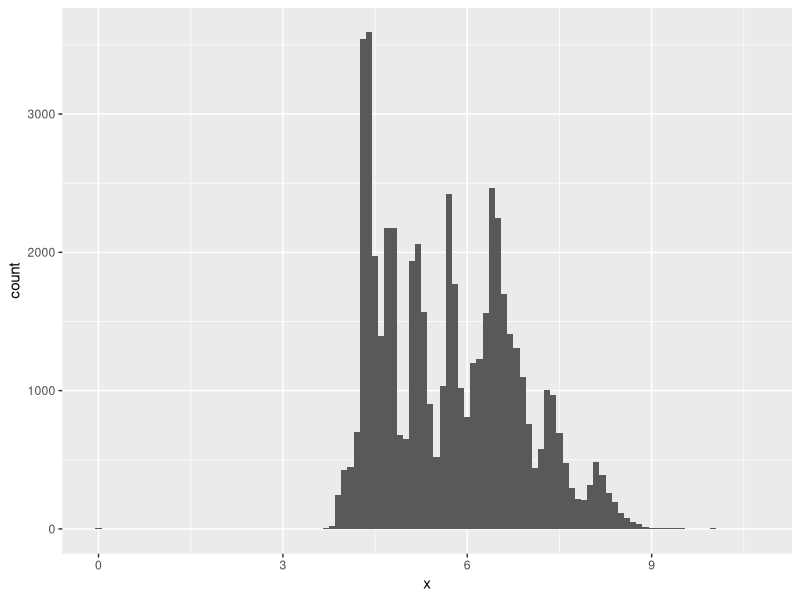
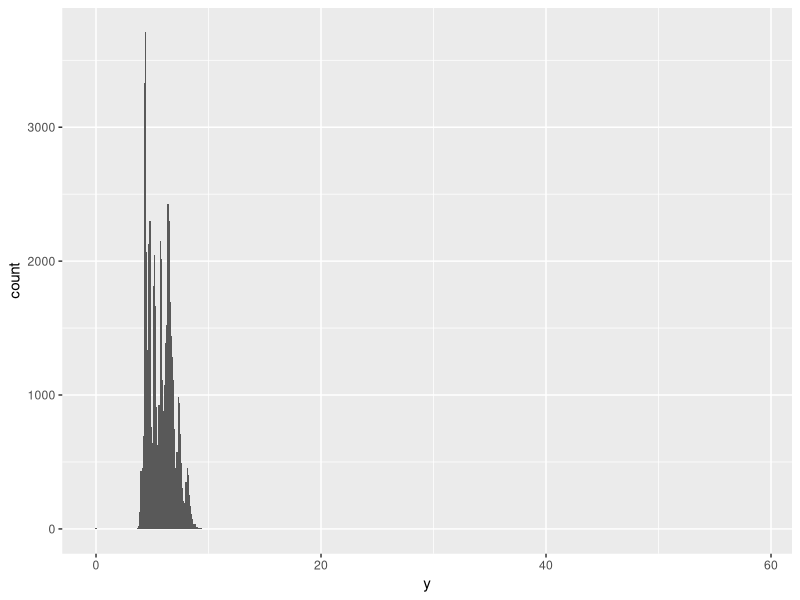
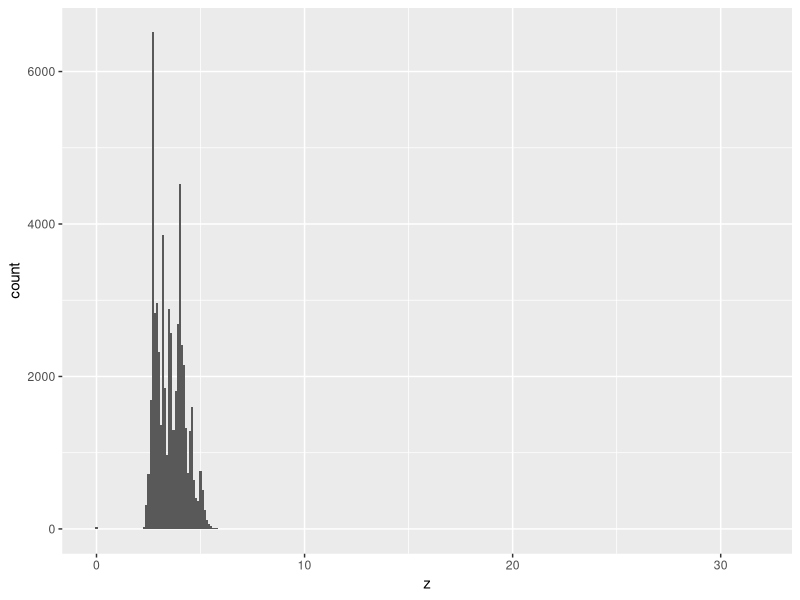
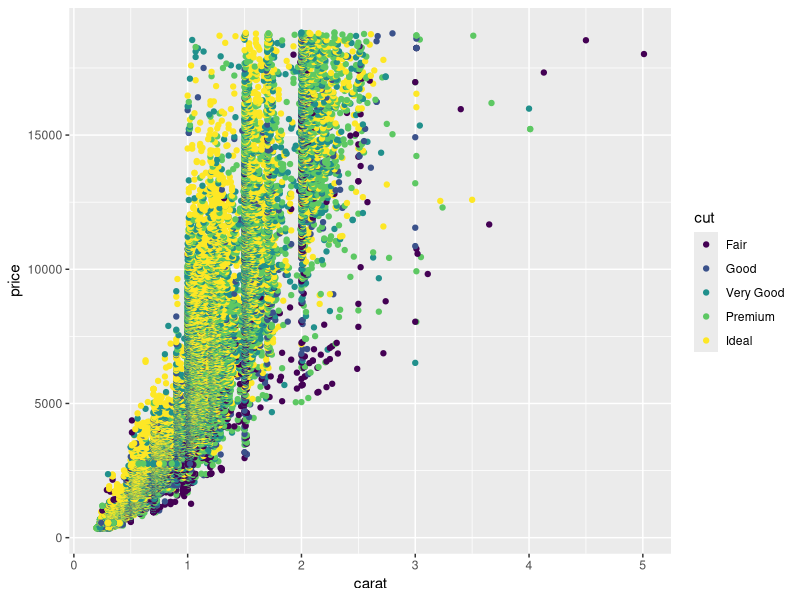
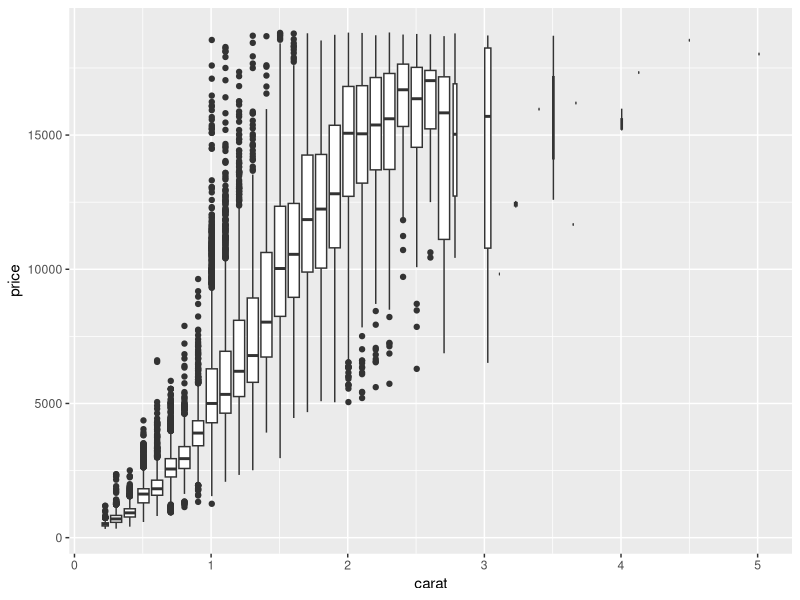
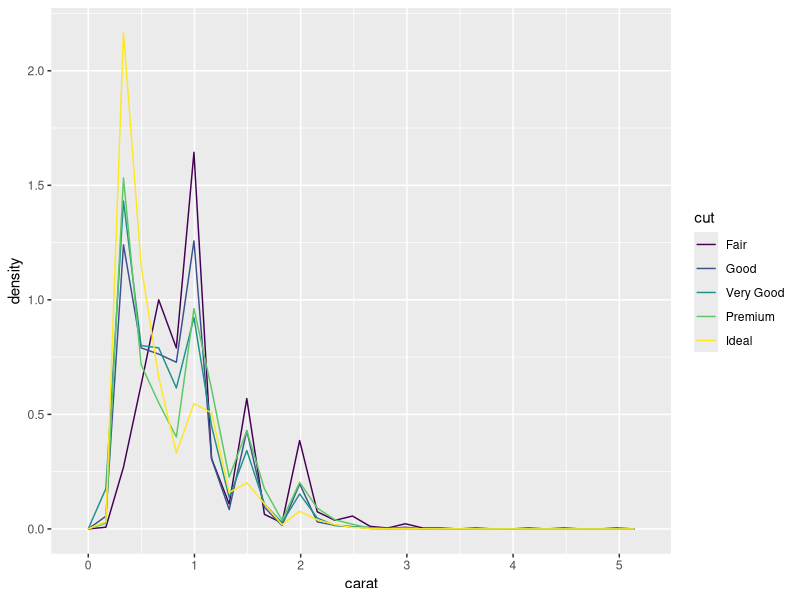
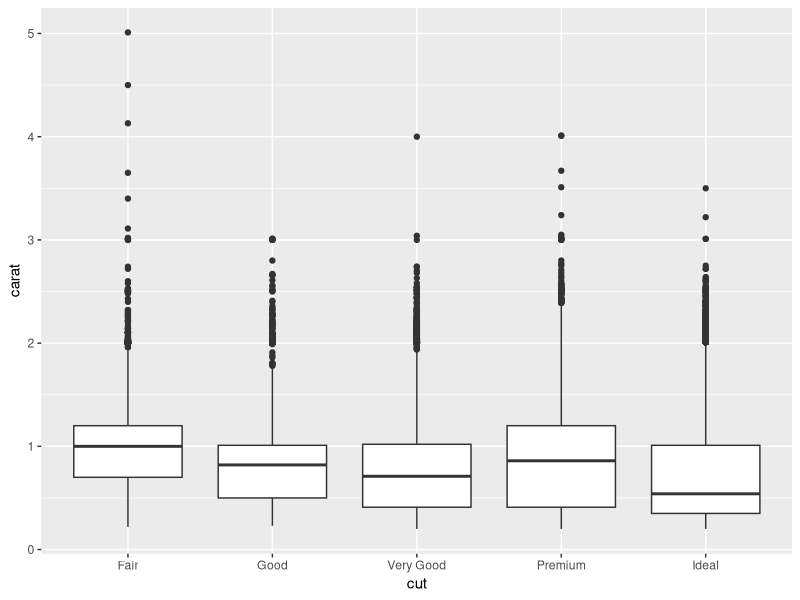
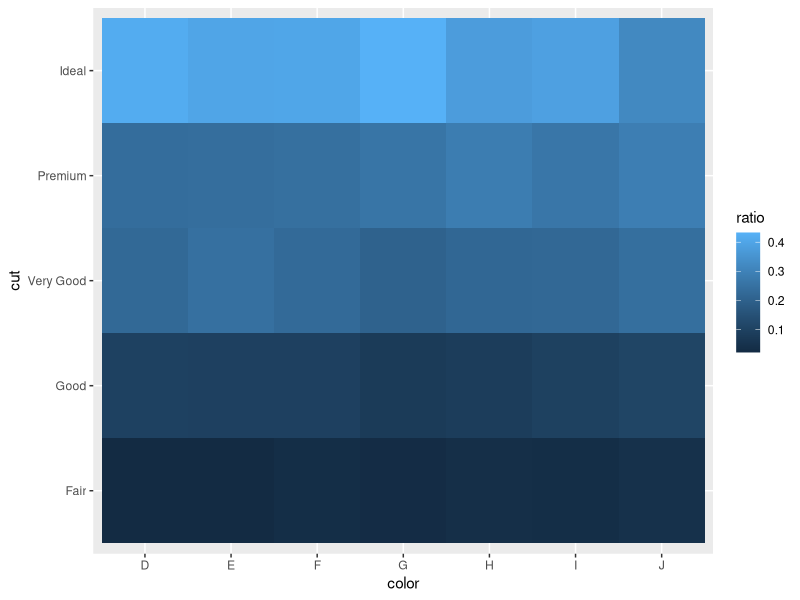

Source code (R) for these figures, in order:
## ---- chunk 1
# Section 7.3.4 Questions 1, 3; 
# Section 7.4.1 Questions 1;
# Section 7.5.1.1 Question 2;
# Section 7.5.2.1 Question 1;
# Section 7.5.3.1 Question 2,3,5;
## ---- chunk 2
library(ggplot2)
library(tidyverse)
diamonds <- data.frame(diamonds)
diamonds <- as_tibble(diamonds)
## ---- chunk 3
ggplot(data = diamonds) +
  geom_histogram(mapping = aes(x = x), binwidth = 0.1)

ggplot(data = diamonds) +
  geom_histogram(mapping = aes(x = y), binwidth = 0.1)

ggplot(data = diamonds) +
  geom_histogram(mapping = aes(x = z), binwidth = 0.1)
## ---- chunk 4
diamonds %>%
  count(carat == 0.99)

diamonds %>%
  count(carat == 1.0)
## ---- chunk 5
# Relationship between carat and price
ggplot(data = diamonds, aes(x = carat, y = price)) +
  geom_point(aes(color = cut))

ggplot(data = diamonds, aes(x = carat, y = price)) +
  geom_boxplot(aes(group = cut_width(carat, 0.1)))

# Relationship between carat and cut
ggplot(data = diamonds, mapping = aes(x = carat, y = ..density..)) + 
  geom_freqpoly(mapping = aes(color = cut))

ggplot(data = diamonds, aes(x = cut, y = carat)) +
  geom_boxplot()
## ---- chunk 6
# Cut within Color
diamonds %>% 
  count(color, cut) %>% 
  group_by(color) %>%
  mutate(ratio = n / sum(n)) %>%
  ggplot(aes(x = color, y = cut)) +
  geom_tile(aes(fill = ratio))

# Color within Cut
diamonds %>% 
  count(color, cut) %>% 
  group_by(cut) %>%
  mutate(ratio = n / sum(n)) %>%
  ggplot(aes(x = color, y = cut)) +
  geom_tile(aes(fill = ratio))
## ---- chunk 7
ggplot(data = diamonds, mapping = aes(x = price, y = carat)) + 
  geom_boxplot(mapping = aes(group = cut_number(price, 10)))

# You can also flip the coordinates to help with the aesthetics of the graph, I learned this off of the internet
ggplot(data = diamonds, mapping = aes(x = price, y = carat)) + 
  geom_boxplot(mapping = aes(group = cut_number(price, 10))) +
  coord_flip()
## ---- chunk 8
# Code referenced in the question
ggplot(data = diamonds) +
  geom_point(mapping = aes(x = x, y = y)) +
  coord_cartesian(xlim = c(4, 11), ylim = c(4, 11))

# Example binned plot
ggplot(data = diamonds) +
  geom_hex(mapping = aes(x = x, y = y)) +
  coord_cartesian(xlim = c(4, 11), ylim = c(4, 11))
